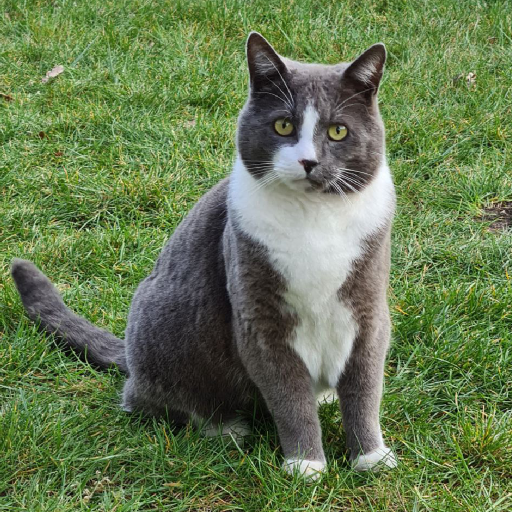
#> input picture data/input/cat.png, 1024 x 1024 px (shown at 1/2 size)
$ python circle_line_art.py
#> lines starting #> are read from the running program, lines starting #| are printed output that depends on the picture
import random
from datetime import datetime

import numpy as np
from PIL import Image
from tqdm import tqdm

from line_art import config

IMAGE_NAME = "cat.png"
DATETIME_NOW = datetime.now().strftime("%Y-%m-%d_%H:%M:%S")
D = None  # width or the height of the image
N = 200
SKIP_RANGE = 10  # points, 5 degrees above or below from the current point will be skipped
INVERT_COLOUR = False
INTENSITY = 7


def read_png_image(image_path: str, channel: int = 0) -> np.ndarray:
    """
    Read a image, take a specific channal for gray scale conversion. and return as numpy array.
    Args:
        image_path (str): path to image file.
        channel (int): channel index to use for gray scale conversion. Default is 0 (Red channel).
    """
#> called with channel = 0
    return np.array(Image.open(image_path), dtype=np.int16)[:, :, channel]
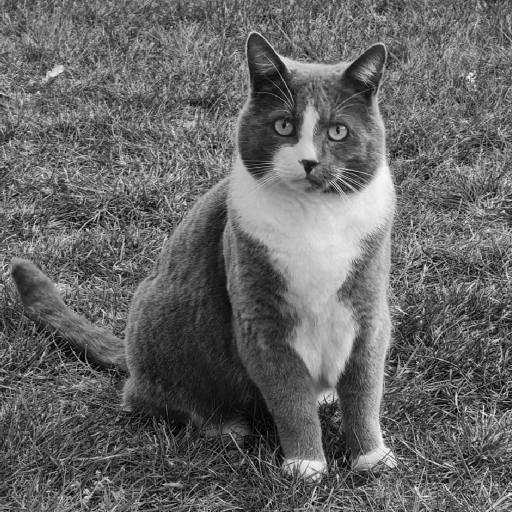
#> returned value: shape (1024, 1024) int16 (shown at 1/2 size); min 0, max 255, mean 101.9


def calculate_angle_between_two_points(
    center: tuple[int | float, int | float], p1: tuple[int, int], p2: tuple[int, int]
) -> float:
    """
    Computes the angle in degrees between two points on a circle relative to a given center.

    The function treats the points as vectors originating from the center and uses the
    dot-product formula to determine the angle between those vectors:
        v1 · v2 = |v1| * |v2| * cos(theta)

    After computing the cosine value, the angle is obtained using the arccosine function.
    Due to the mathematical definition of arccos, the resulting angle is always within the
    range 0° to 180°, representing the smallest possible angle between the two vectors.
    This is a property of the arccosine function, not a limitation of the circle.

    Numerical clipping is applied to the cosine value to avoid floating-point rounding
    issues that could produce invalid values (e.g., slightly above 1.0).

    The order of p1 and p2 does not affect the result.
    """

    # Vector from center to p1
    v1_x = p1[0] - center[0]
    v1_y = p1[1] - center[1]

    # Vector from center to p2
    v2_x = p2[0] - center[0]
    v2_y = p2[1] - center[1]

    # Dot product
    dot_product = v1_x * v2_x + v1_y * v2_y

    # Magnitudes (radius)
    norm_v1 = (v1_x**2 + v1_y**2) ** 0.5
    norm_v2 = (v2_x**2 + v2_y**2) ** 0.5

    # Calculate angle
    # Ensure denominator is not zero
    if norm_v1 * norm_v2 == 0:
        return 0

    # Calculate cosine of the angle using dot product
    # Formula: v1 . v2 = |v1| * |v2| * cos(theta)
    cosine_angle = dot_product / (norm_v1 * norm_v2)

    # Clip value to [-1, 1] to correct potential floating point errors
    # (e.g., 1.0000000002 becoming NaN in arccos)
    cosine_angle = np.clip(cosine_angle, -1.0, 1.0)

    # Calculate angle in radians and convert to degrees
    angle_rad = np.arccos(cosine_angle)
    angle_deg = np.degrees(angle_rad)

    return round(float(angle_deg), 7)


def calculate_line_coordinates(
    point_a: tuple[int, int], point_b: tuple[int, int], intensity: float
) -> tuple[np.ndarray, np.ndarray, np.ndarray]:
    """Bresenham's line algorithm geoptimaliseerd voor Numpy indices (y, x)."""
    # get the start and end points
    x0, y0 = point_a
    x1, y1 = point_b

    # Bresenham's line algorithm
    dx = abs(x1 - x0)
    dy = abs(y1 - y0)
    sx = 1 if x0 < x1 else -1
    sy = 1 if y0 < y1 else -1
    err = dx - dy

    xs = []
    ys = []
    values = []
    while True:
        # blend the pixel value on the canvas with the image pixel value
        xs.append(x0)
        ys.append(y0)
        values.append(intensity)

        if x0 == x1 and y0 == y1:
            break
        err2 = 2 * err
        if err2 > -dy:
            err -= dy
            x0 += sx
        if err2 < dx:
            err += dx
            y0 += sy
    return np.array(xs), np.array(ys), np.array(values, dtype=np.int16)


# [71 lines left out: function draw_lines, not called in this run]


def main() -> None:
    # read the image
    np_img = read_png_image(config.INPUT_DIR / IMAGE_NAME, channel=0)

    # get the image dimensions and calculate the circle parameters
    height, width = np_img.shape
#> height = 1024; width = 1024
    r = min(width, height) // 2 - 1 if D is None else D
#> r = 511
    mid_x = width / 2
#> mid_x = 512
    mid_y = height / 2
#> mid_y = 512

    # calulate the circle points
    points = [
        (
            int(mid_x + r * np.cos(2 * np.pi * i / N)),
            int(mid_y + r * np.sin(2 * np.pi * i / N)),
        )
        for i in range(N)
    ]

    # calculate the line coordinates between all points
    line_coordinates = {}
    for point_x in points:
        for point_y in points:
            # skip points that are too close to each other
            if (calculate_angle_between_two_points((mid_x, mid_y), point_x, point_y) < (SKIP_RANGE / 2)) and (
                SKIP_RANGE <= 0
            ):
                continue
            line_coordinates.setdefault(point_x, {})[point_y] = calculate_line_coordinates(point_x, point_y, INTENSITY)

    # draw the lines
    output = draw_lines(np_img, line_coordinates, invert_colour=INVERT_COLOUR)

    # write the line as a new image
    output_filename = f"{IMAGE_NAME.split('.')[0]}_line_art_{DATETIME_NOW}.png"
    Image.fromarray(output.astype(np.uint8)).save(config.OUTPUT_DIR / output_filename, format="PNG")


if __name__ == "__main__":
#> (the run stopped early here; a loop or call above may not have finished)
